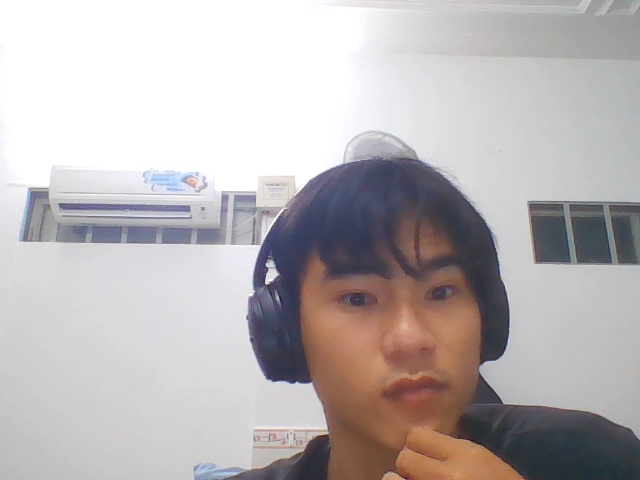
#> input picture img/01/image_70.jpg, 640 x 480 px, found by its file name
$ jupyter execute 24_Phathienkhuonmat.ipynb
#> lines starting #> are read from the running program, lines starting #| are printed output that depends on the picture; after the words box and inside, x2 and y2 are one past the last pixel; in counts of white or black regions, pixels touching at a corner belong together
[cell 1]
import cv2

[cell 2]
def display(title, img):
    cv2.imshow(title, img)

    # Cho mot khoang thoi gian
    cv2.waitKey(0)

    # Dong cua so Window
    cv2.destroyWindow(title)

[cell 3]
# Khoi tao Haar Cascade Classifier cho nhan dien khuon mat
face_cascade = cv2.CascadeClassifier('C:/Users/Admin/OneDrive - VNU-HCMUS/Documents/src.cv/img/01/haarcascade_frontalface_default.xml')
eye_cascade = cv2.CascadeClassifier('C:/Users/Admin/OneDrive - VNU-HCMUS/Documents/src.cv/img/01/haarcascade_eye_tree_eyeglasses.xml')

[cell 4]
# Doc anh
img = cv2.imread('C:/Users/Admin/OneDrive - VNU-HCMUS/Documents/src.cv/img/01/image_70.jpg')
#> img is the input picture: shape (480, 640, 3); mean B, G, R 181.2, 180.4, 186

[cell 5]
# Chuyen sang anh xam
gray = cv2.cvtColor(img, cv2.COLOR_BGR2GRAY)
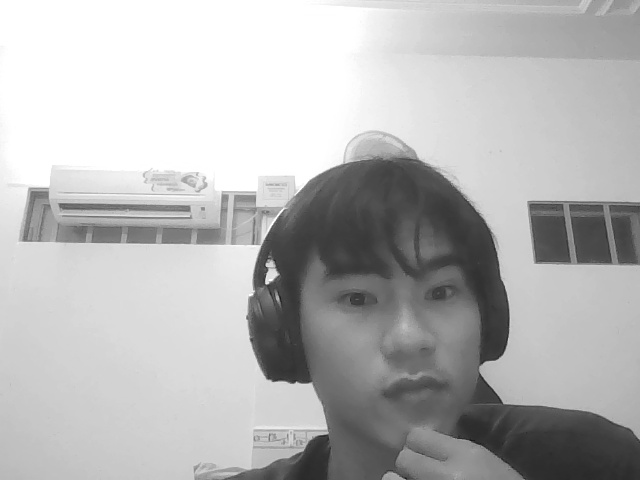
#> gray: shape (480, 640); min 21, max 255, mean 182.1

[cell 6]
# Nhan dien khuon mat
faces = face_cascade.detectMultiScale(gray, scaleFactor=1.1, minNeighbors=5,minSize=(30,30))
#> faces = [[298, 224, 213, 213]]

[cell 7]
# Nhan dien mat
eyes = eye_cascade.detectMultiScale(gray, scaleFactor=1.1, minNeighbors=1,minSize=(5,5))
#> eyes = [[418, 271, 44, 44], [332, 275, 50, 50]]

[cell 8]
# Ve hop chua khuon mat
for(x, y, w, h) in faces:
    cv2.rectangle(img, (x, y), (x+w, y+h), (255, 255, 0), 2)
#> this loop made 1 pass
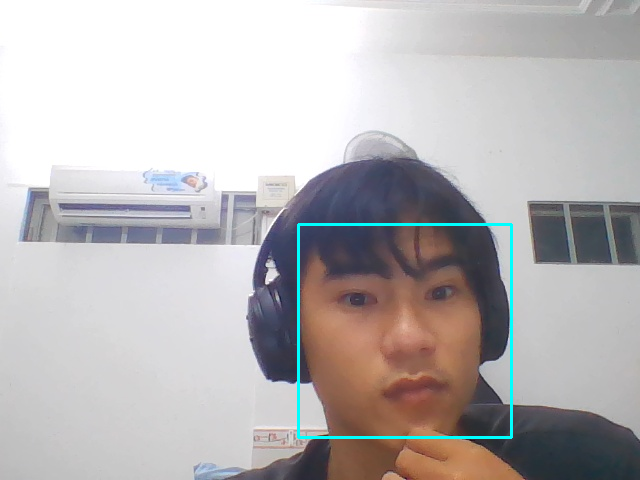
#> img: shape (480, 640, 3); 0.83% of pixels changed, all inside (x1, y1, x2, y2) = (297, 223, 513, 439)

[cell 9]
# Ve hop chua doi mat
for(x, y, w, h) in eyes:
    cv2.rectangle(img, (x, y), (x+w, y+h), (0, 255, 0), 2)
#> this loop made 2 passes
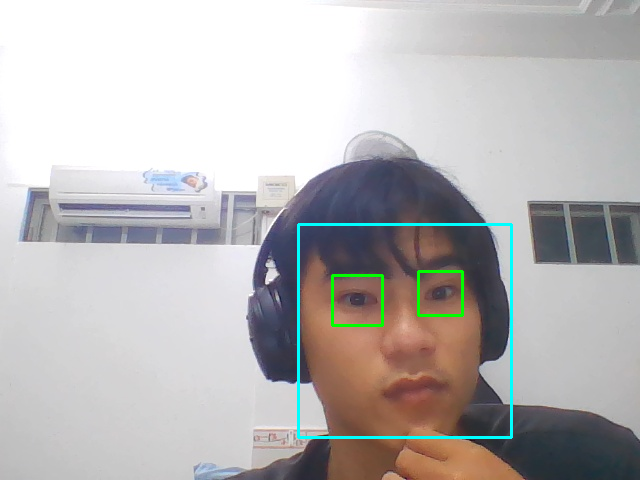
#> img: shape (480, 640, 3); 0.36% of pixels changed, all inside (x1, y1, x2, y2) = (331, 270, 464, 327)

[cell 10]
display('Faces: ', img)
